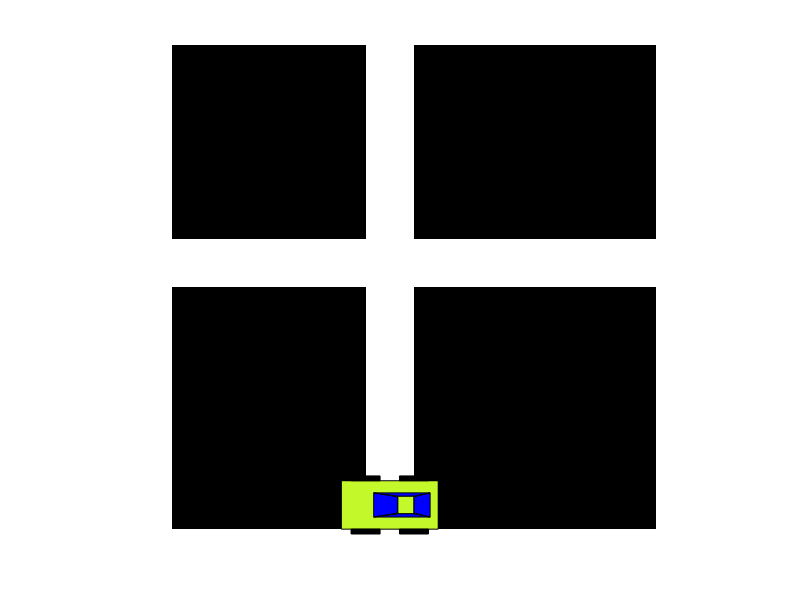

Recreate this plot in MATLAB.
% hight and width def for draw car
%%
h=1;
w=2;
%%
height=10;
width=10;
nIter=10;
A=-1*ones(10,10)
A(:,5)=1
A(5,:)=1
%starting index for the car
B=[1,5]
%starting point for the car using the index
A(B(1,1),B(1,2))=0.5
size(A)

%loop for movements
for i=2:nIter
    
    %if south block is empty
if (A(B(1,1)+1,B(1,2))==1)
    
    %set next to full
    A(B(1,1)+1,B(1,2))=0.5;
    %set current to empty
    A(B(1,1),B(1,2))=1;
    %update the index
    B(1,1)=B(1,1)+1;
    
    %if east is empty______process is the same as above
elseif (A(B(1,1),B(1,2)+1)==1)
    
    A(B(1,1),B(1,2)+1)=0.5;
    A(B(1,1),B(1,2))=1;
    B(1,2)=B(1,2)+1;
    
    %if north is empty______process is the same as above
elseif (A(B(1,1)-1,B(1,2))==1)
    A(B(1,1)-1,B(1,2))=0.5;
    A(B(1,1),B(1,2))=1;
    B(1,1)=B(1,1)+1;  
    
    %if east west is empty______process is the same as above
elseif (A(B(1,1),B(1,2)-1)==1)
    A(B(1,1),B(1,2)-1)=0.5;
    A(B(1,1),B(1,2))=1;
    B(1,2)=B(1,2)-1;
end
%%
% Draw the car!
x0=B(1,2);
y0=B(1,1);
hold on
%%
% Define the coordinates for the car chassi
chassi_x = [w/2 w/2 -w/2 -w/2];
chassi_y = [-h/2 h/2 h/2 -h/2];

wheel_1_x=[2*w/5 2*w/5 (w/10) (w/10)];
wheel_1_y=[-h/2 -12*h/20 -12*h/20 -h/2];

wheel_2_x=[-(2*w/5) -(2*w/5) -(w/10) -(w/10)];
wheel_2_y=[-h/2 -12*h/20 -12*h/20 -h/2];

wheel_3_x=[-(2*w/5) -(2*w/5) -(w/10) -(w/10)];
wheel_3_y=[h/2 (12*h/20) (12*h/20) h/2];

wheel_4_x=[2*w/5 2*w/5 (w/10) (w/10)];
wheel_4_y=[h/2 (12*h/20) (12*h/20) h/2];

window_1_x=[-w/6 -w/6 w/12 w/12];
window_1_y=[(-h)/4 (h)/4 h/6 -h/6];

window_2_x=[w/12 w/12 w/12+w/6 w/12+w/6];
window_2_y=[-h*11/60 h*11/60 h*11/60 -h*11/60];

window_3_x=[w/12+w/6 w/12+w/6 5*w/12 5*w/12];
window_3_y=[h/6 -h/6 (-h)/4 (h)/4];

window_4_x=[-w/6 5*w/12 w/12+w/6 w/12];
window_4_y=[(-h)/4 -h/4 -h*11/60 -h*11/60];

window_5_x=[-w/6 5*w/12 w/12+w/6 w/12];
window_5_y=[(h)/4 h/4 h*11/60 h*11/60];
%%
%%Show moving grid
imshow(A,'InitialMagnification','fit')
%%
% Colour of Car
C=[rand(1),rand(1),rand(1)];
% patching the car
patch(x0+chassi_x, y0+chassi_y, C)
patch(x0+wheel_1_x,y0+wheel_1_y,'k')
patch(x0+wheel_2_x,y0+wheel_2_y,'k')
patch(x0+wheel_3_x,y0+wheel_3_y,'k')
patch(x0+wheel_4_x,y0+wheel_4_y,'k')
patch(x0+window_1_x,y0+window_1_y,'b')
patch(x0+window_2_x,y0+window_2_y,C)
patch(x0+window_3_x,y0+window_3_y,'b')
patch(x0+window_4_x,y0+window_4_y,'b')
patch(x0+window_5_x,y0+window_5_y,'b')
%%




hold off

pause(0.5)
end